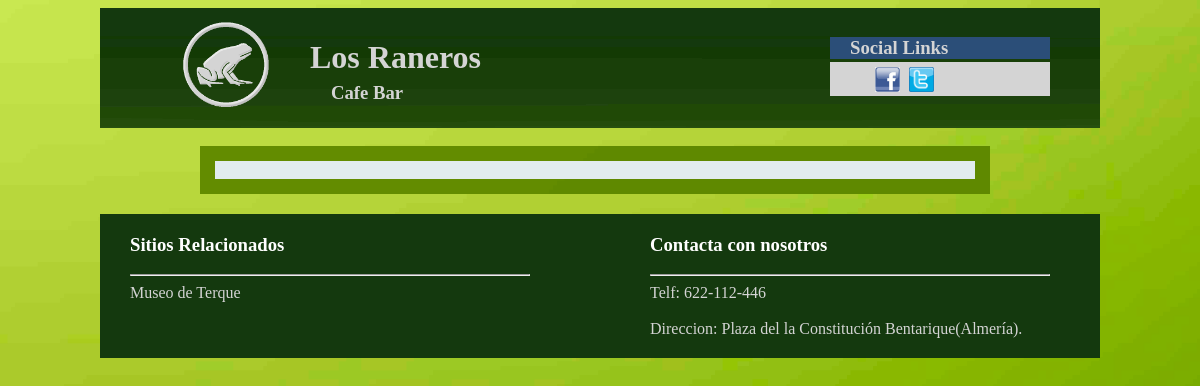
The page /carta.php on the database as committed earlier.
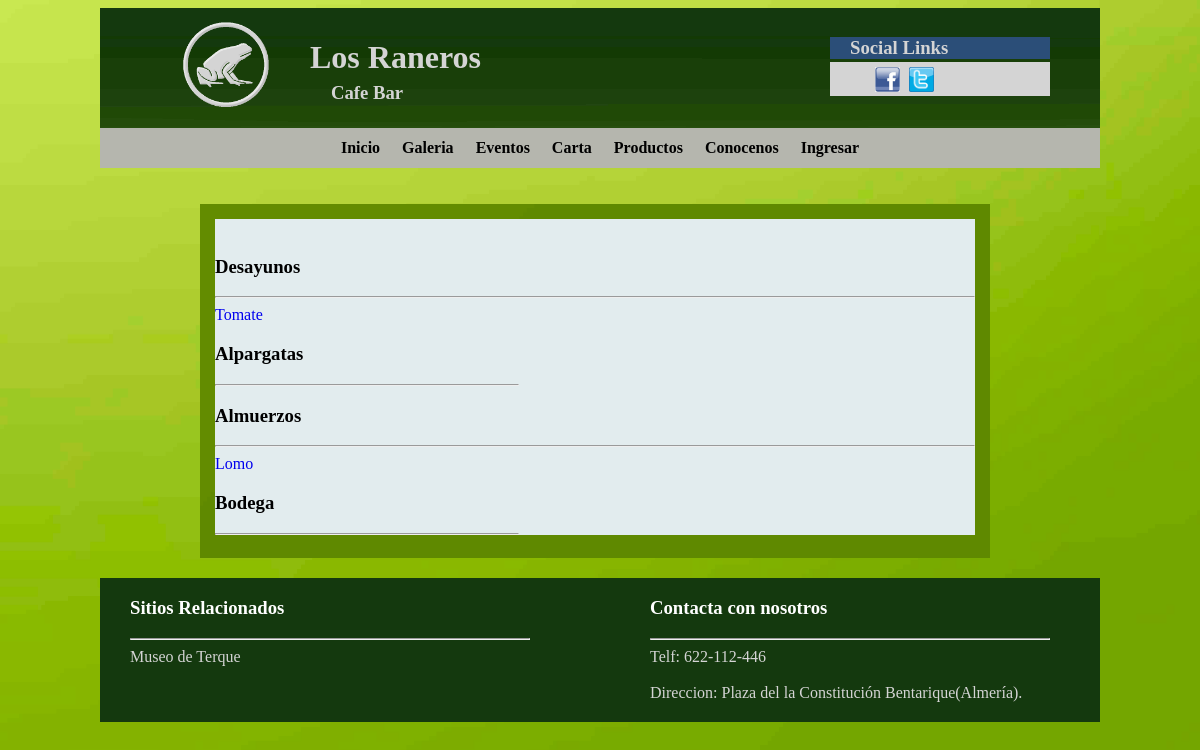
The same page on the database as committed later.
### tables this page shows
CREATE TABLE IF NOT EXISTS `menu` (
  `idMenu` int(11) NOT NULL,
  `nombre` varchar(45) NOT NULL,
  `url` varchar(300) NOT NULL,
  `soloRoot` tinyint(1) NOT NULL DEFAULT '1',
  `usuario_idusuarios` int(11) NOT NULL,
  PRIMARY KEY (`idMenu`),
  KEY `fk_menu_usuario1_idx` (`usuario_idusuarios`)
);

CREATE TABLE IF NOT EXISTS `tipotapa` (
  `idTipoTapa` int(11) NOT NULL AUTO_INCREMENT,
  `nombre` varchar(45) NOT NULL,
  PRIMARY KEY (`idTipoTapa`),
  UNIQUE KEY `idTipoTapa_UNIQUE` (`idTipoTapa`)
);

CREATE TABLE IF NOT EXISTS `tapa` (
  `idTapa` int(11) NOT NULL AUTO_INCREMENT,
  `nombre` varchar(100) NOT NULL,
  `descripcion` varchar(500) NOT NULL,
  `tipoTapa_idTipoTapa` int(11) NOT NULL,
  PRIMARY KEY (`idTapa`),
  UNIQUE KEY `idTapa_UNIQUE` (`idTapa`),
  KEY `fk_tapa_tipoTapa1_idx` (`tipoTapa_idTipoTapa`)
);

### php/constantesConexion.php (called while the page is built)
<?php
      $host="localhost";
      $usuario="root";
      $passwd="";
      $bd="raneros";
?>

### php/conexionSQL.php (called while the page is built, shortened)
<?php
class conexionSQL{
   	public $mysqli;
	function __construct(){
	    include('constantesConexion.php');
		$this->mysqli=new mysqli($host, $usuario,$passwd,$bd);
	}
	public function selectSQL($sentencia){
		return $this->mysqli->query($sentencia);
	}
}
?>

### carta.php (the view, shortened to what this page needs)
<!DOCTYPE html PUBLIC "-//W3C//DTD XHTML 1.0 Transitional//EN" "http://www.w3.org/TR/xhtml1/DTD/xhtml1-transitional.dtd">
<html xmlns="http://www.w3.org/1999/xhtml">
<head>
<link href="css/style.css" rel="stylesheet" type="text/css">
	<link rel="stylesheet" type="text/css" href="engine0/style.css" />
	</head>
<body>
	<div id="contenido">
		<div id="cabecera">
			<img src="css/img/BannerVerde.jpg" id="fondoCabecera">
			<div id="titleHeader">
				<img src="css/img/icono-rana.png" id="logo" width="90px" height="90px">
				<h1>Los Raneros</h1>
				<h3>Cafe Bar</h3>
			</div>
			<div id="redesSociales">
				<div id="redesTitle">
					<h3>Social Links</h3>
				</div>
				<div id="redesLinks">
					<img src="css/img/iconos/facebook.png" class="logoSocial">
					<img src="css/img/iconos/twitter.png" class="logoSocial">
				</div>
			</div>
		</div>
		<div id="menuID" class="menu">
			<?php
				include ('php/menu.php');
				$menu = new menu();
				$menu->mostrar();
			?>
		</div>
		<br></br>
		<div id="contenedorCuerpo">
			<div class="evento">
				<br />
				<?php
					include('php/constantesConexion.php');
					$sql=new conexionSQL();
					$sentencia="SELECT * FROM tipotapa";
					$consulta=$sql->selectSQL($sentencia);
					$contadorColumnas=1;
					while($row=mysqli_fetch_array($consulta, MYSQLI_ASSOC)){
						if(isset($_SESSION['esRoot'])){
							if($_SESSION['esRoot']==1)
								echo "<h3>".$row['nombre']." <a href='addTapa.php?tipoTapa=".$row['idTipoTapa']."'><img src='css/img/iconos/add.png' class='icon' alt='Añadir Tapa'> </a><a href='modificarTipoTapa.php?tipoTapa=".$row['idTipoTapa']."'><img src='css/img/iconos/edit.png' class='icon' alt='Modifiar Tipo de Tapa'> </a><a href='eliminarTipoTapa.php?tipoTapa=".$row['idTipoTapa']."'><img src='css/img/iconos/delete.png' class='icon' alt='Eliminar Tipo de Tapa'> </a></h3>";
							else
								echo "<h3>".$row['nombre']."</h3>";
						}else{
							echo "<h3>".$row['nombre']."</h3>";
						}
						if(($contadorColumnas%2)==1){
							echo "<div class='columLeft'>";
						}else{
							echo "<div class='columRigth'>";
						}
						echo "<hr />";
						$sql2=new conexionSQL();
						$sentencia2="SELECT * FROM tapa WHERE tipoTapa_idTipoTapa='".$row['idTipoTapa']."'";
						$consulta2=$sql2->selectSQL($sentencia2);
						while($row2=mysqli_fetch_array($consulta2, MYSQLI_ASSOC)){
							echo "<a href='php/tapa.php?id=".$row2['idTapa']."'>";
							echo $row2['nombre'];
							if(isset($_SESSION['esRoot'])){
								if($_SESSION['esRoot']==1)
									echo " <a href='modificarTapa.php?idTapa=".$row2['idTapa']."'><img src='css/img/iconos/edit.png' class='icon' alt='Modificar Tapa'> </a><a href='eliminarTapa.php?idTapa=".$row2['idTapa']."'><img src='css/img/iconos/delete.png' class='icon' alt='Eliminar Tapa'> </a></a>";
								else
									echo "</a>";
							}else{
								echo "</a>";
							}
							echo "<br />";
						}
						$contadorColumnas++;
						echo "</div>";
					}
				?>
			</div>
		</div>
		<div id="pie">
			<div id="enlaces">
				<h3>Sitios Relacionados</h3>
				<hr/>
				<a href="http://www.museodeterque.com/" title="Museo de Terque">Museo de Terque</a>
			</div>
			<div id="contacta">
				<h3>Contacta con nosotros</h3>
				<hr/>
				<a>Telf: 622-112-446 </a>
				<br></br>
				<a>Direccion: Plaza del la Constituci&oacute;n Bentarique(Almer&iacute;a).</a>
			</div>
		</div>
	</div>
</body>
</html>

### php/menu.php (shortened to what this page needs)
<?php
class menu {
	public $sql;
	function __construct() {
		include ('conexionSQL.php');
		$this->sql = new conexionSQL ();
	}
	function mostrar() {
		$sentencia = "SELECT * FROM menu";
		$consulta = $this->sql->selectSQL ( $sentencia );
		if (isset ( $_SESSION['nick'] )) {
			while ( $row = mysqli_fetch_array ( $consulta, MYSQLI_ASSOC ) ) {
				if($row ['nombre']!="Ingresar")
				echo "<li><a href='" . $row ['url'] . "'>" . $row ['nombre'] . "</a></li>";
			}
			echo "<li><a href='logout.php'>Cerrar sesion</a></li>";
		} else {
			while ( $row = mysqli_fetch_array ( $consulta, MYSQLI_ASSOC ) ) {
				echo "<li><a href='" . $row ['url'] . "'>" . $row ['nombre'] . "</a></li>"	;
			}
		}
	}
}
?>

### css/style.css (style rules this page uses)
body { background-image: url(img/FondoBody.jpg); background-repeat: no-repeat; background-attachment: fixed; -webkit-background-size: 100% 100%; background-size: 100% 100%; margin-top:Arial; font-family: Verdana; }
#contenido { margin:auto; width:1000px; }
#cabecera { height:120px; width:100%; margin-bottom: -20px; }
#fondoCabecera { width:100%; height:100%; float:left; z-index:0; }
#titleHeader { float:left; margin-top:-110px; margin-left:80px; }
#titleHeader img { float:left; }
#titleHeader h1 { float:left; margin-left: 40px; color: #d4d4d4; }
#titleHeader h3 { float:left; margin-left:-150px; padding-top: 45px; color:#d4d4d4; }
#redesSociales { float:right; width: 220px; margin-top:-110px; margin-right: 50px; }
#redesTitle { background-color: #2b4e78; padding-left: 20px; }
#redesTitle h3 { color:#d4d4d4; }
#redesLinks { margin-top:-15px; background-color: #d4d4d4; padding-top: 5px; padding-left:40px; }
#redesLinks img { width: 25px; height: 25px; margin-left: 5px; }
#contenedorCuerpo { height : auto; width : 760px; background-image:url(img/fondoContenedorCuerpo.jpg); background-repeat: no-repeat; background-attachment: fixed; background-size: 100% 100%; margin-left:100px; margin-right:120px; margin-top:0px; padding-top:15px; padding-left:15px; padding-right:15px; padding-bottom:15px; float: left; z-index:1; }
.evento { background-color: #E2ECEE; padding:auto; margin:auto; }
a { text-decoration:none; }
#pie { margin-top:20px; width:100%; background-image:url(img/BannerVerde.jpg); float: left; }
#enlaces { margin-left: 30px; padding-top: 1px; padding-bottom: 20px; width: 40%; float: left; }
#enlaces h3 { color:white; margin: 10px, 10px, 10px, 10px; }
#enlaces a { text-decoration: none; color: #d4d4d4; }
#contacta { margin-left: 30px; margin-right: 50px; padding-top: 1px; padding-bottom: 20px; width: 40%; float: right; }
#contacta h3 { color:white; margin: 10px, 10px, 10px, 10px; }
#contacta a { text-decoration: none; color: #d4d4d4; }
.menu { background-color:#b5b6ae; text-align:center; display:block; }
.menu li { display: inline-block; position: relative; margin:auto; z-index:100; margin:auto; }
.menu li a { font-weight:600; text-decoration:none; padding:11px; display:block; color:black; -webkit-transition: all 0.2s ease-in-out 0s; -moz-transition: all 0.2s ease-in-out 0s; -o-transition: all 0.2s ease-in-out 0s; -ms-transition: all 0.2s ease-in-out 0s; transition: all 0.2s ease-in-out 0s; margin:auto; }
.columRigth { float: rigth; width: 40%; }

Rows that differ between the two databases and show on the page:
added menu: nombre "Inicio"
added menu: nombre "Galeria"
added menu: nombre "Eventos"
added menu: nombre "Carta"
added menu: nombre "Productos"
added menu: nombre "Conocenos"
added menu: nombre "Ingresar"
added tipotapa: nombre "Desayunos"
added tapa: nombre "Tomate", shown under "Desayunos"
added tipotapa: nombre "Alpargatas"
added tipotapa: nombre "Almuerzos"
added tapa: nombre "Lomo", shown under "Almuerzos"
added tipotapa: nombre "Bodega"
